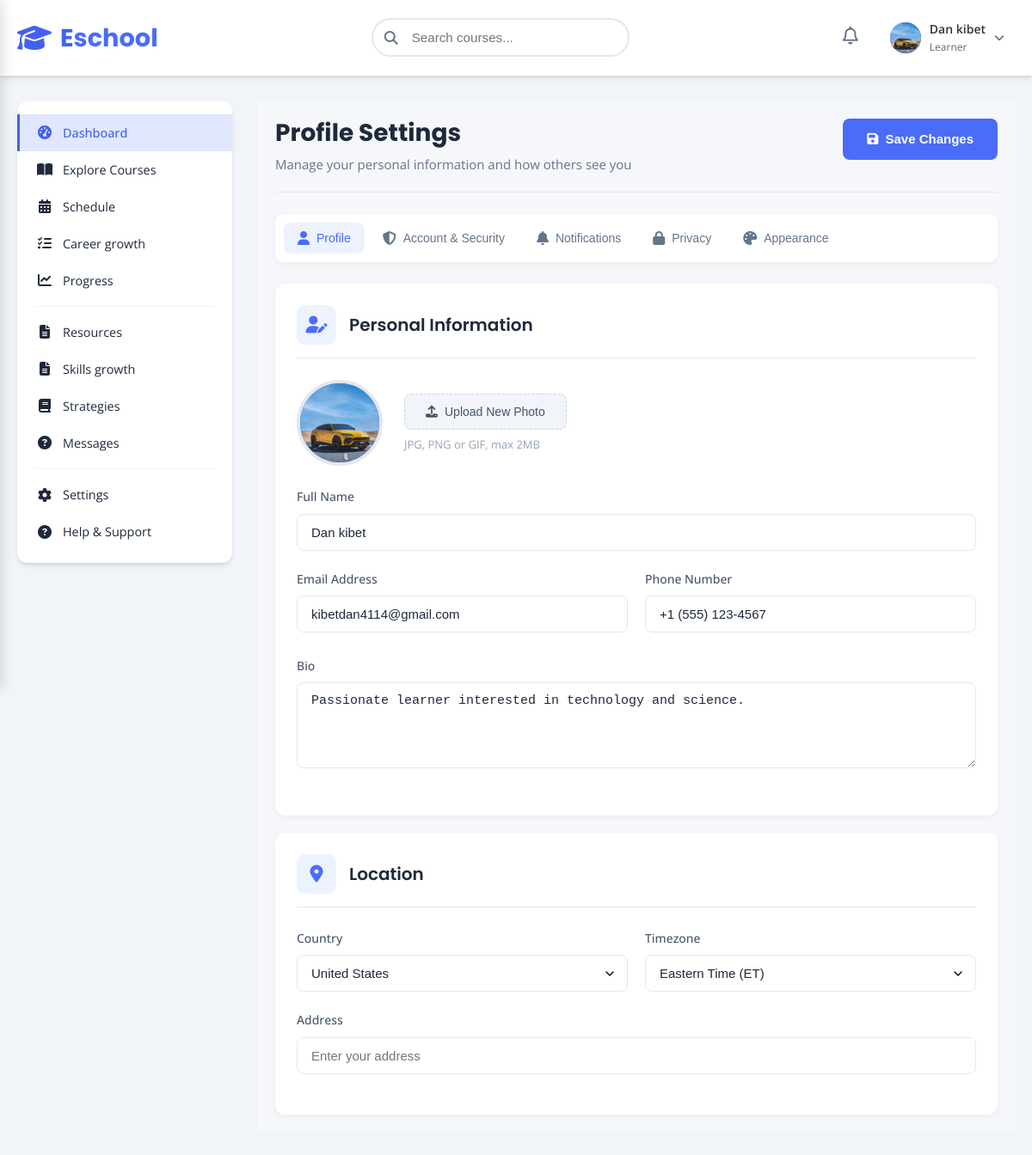
Page /settings (signed in) on the earlier database version.
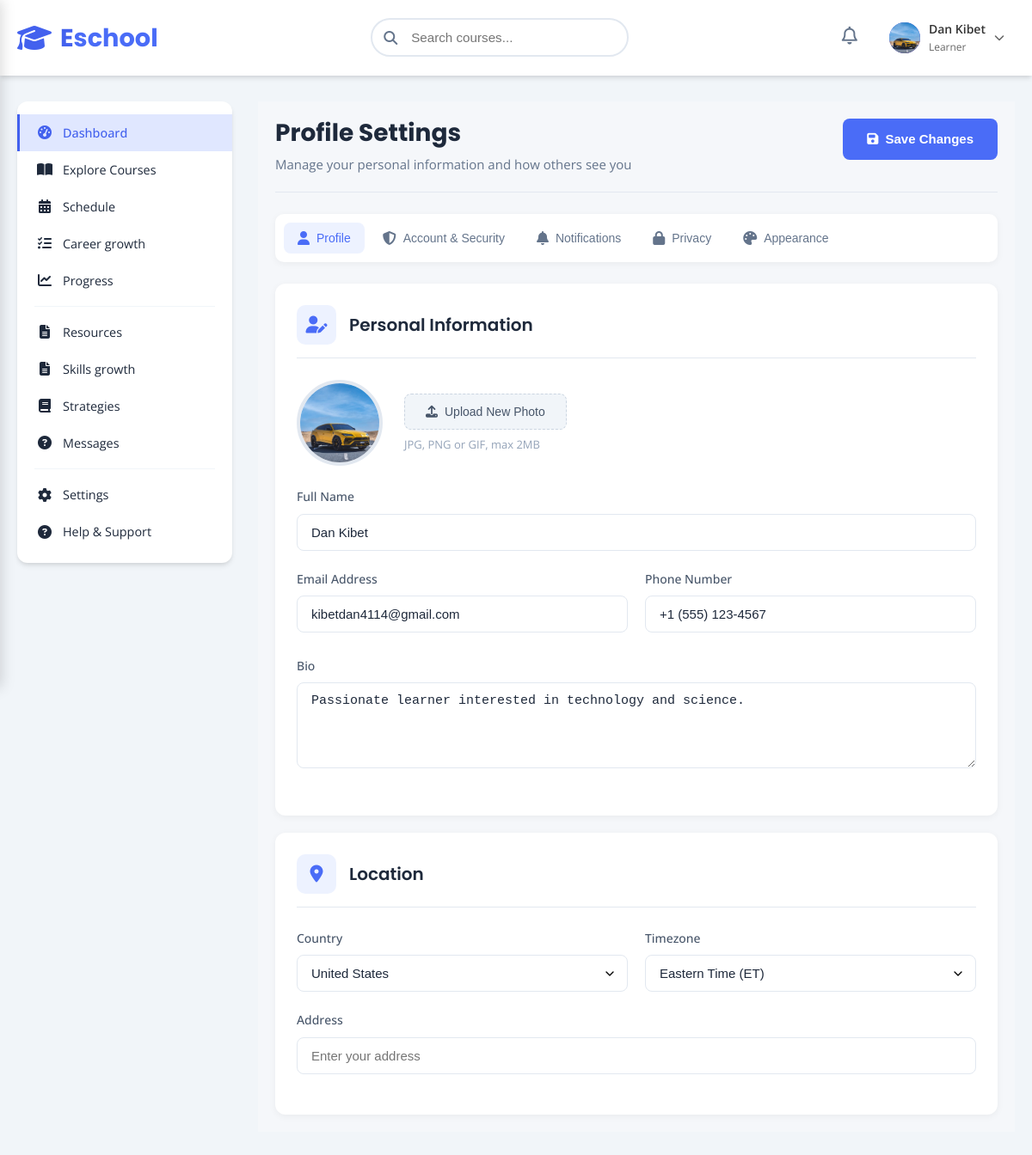
Same page on the later database version.
### tables this page shows
CREATE TABLE users (
            id INTEGER PRIMARY KEY AUTOINCREMENT,
            firstname TEXT NOT NULL,
            lastname TEXT NOT NULL,
            email TEXT UNIQUE NOT NULL,
            password TEXT NOT NULL,
            role TEXT DEFAULT 'user'
        , avatar_filename TEXT, bio TEXT, phone TEXT, country TEXT, timezone TEXT, address TEXT, preferences_json TEXT, session_version INTEGER DEFAULT 0, is_active INTEGER DEFAULT 1);

### backen.py (the view)
@app.route('/settings')
def settings():
    if 'user_id' not in session:
        return redirect(url_for('login'))
    return render_template('settings.html')

### backen.py (called while the page is built)
@app.context_processor
def inject_user():
    avatar_url = None
    if 'user_id' in session:
        conn = sqlite3.connect('users.db')
        cursor = conn.cursor()
        cursor.execute('SELECT avatar_filename FROM users WHERE id = ?', (session['user_id'],))
        row = cursor.fetchone()
        conn.close()
        if row and row[0]:
            avatar_url = f"/static/uploads/avatars/{session['user_id']}/{row[0]}"
    return dict(
        firstname=session.get('firstname'),
        lastname=session.get('lastname'),
        user_id=session.get('user_id'),
        role=session.get('role'),
        avatar_url=avatar_url,
        quote_text=session.get('quote_text'),
        quote_author=session.get('quote_author')
    )

### templates/settings.html (shortened to what the changed rows need)
{% extends "body.html" %}
{% block allcontent %}
<div class="settings-container">
    <div class="settings-header">
        <div class="settings-title">
            <h1 id="pageTitle">Profile Settings</h1>
        </div>
    </div>
    <div class="settings-grid">
        <section class="settings-section active" id="profile">
            <div class="settings-card">
                <div class="form-group" style="margin-top: 25px;">
                    <label for="fullName" class="form-label">Full Name</label>
                    <input type="text" id="fullName" class="form-control" value="{{ firstname }} {{ lastname }}">
                </div>
            </div>
        </section>
    </div>
</div>
{% endblock %}

### templates/body.html (shortened to what this page needs)
<!DOCTYPE html>
<html lang="en">
<head>
    <link rel="stylesheet" href="https://cdnjs.cloudflare.com/ajax/libs/font-awesome/6.4.0/css/all.min.css">
</head>
<body>
    <header class="dashboard-header">
        <div class="header-container">
            <a href="/dashboard" class="logo">
                <i class="fas fa-graduation-cap logo-icon"></i>
                <div class="logo-text">E<span>school</span></div>
            </a>
            <div class="search-wrapper">
                <div class="search-bar">
                    <i class="fas fa-search"></i>
                    <input type="text" id="globalSearchInput" placeholder="Search courses..." autocomplete="off">
                </div>
            </div>
            <div class="header-actions">
                <div class="notification-dropdown" id="notificationDropdown">
                    <button class="notification-btn" id="notificationBtn">
                        <i class="far fa-bell"></i>
                    </button>
                </div>
                <div class="user-profile-dropdown" id="userProfileDropdown">
                    <div class="user-profile-trigger" id="userProfileTrigger">
                        <div class="user-avatar" data-profile-avatar>
                            {% if avatar_url %}
                                <img src="{{ avatar_url }}" alt="Profile photo">
                            {% else %}
                                {{ firstname[0] }}{{ lastname[0] }}
                            {% endif %}
                        </div>
                        <div class="user-info">
                            <div class="user-name">{{ firstname }} {{ lastname }}</div>
                            <div class="user-role">Learner</div>
                        </div>
                        <i class="fas fa-chevron-down dropdown-arrow"></i>
                    </div>
                </div>
            </div>
        </div>
    </header>
    <div class="dashboard-layout">
        <nav class="sidebar" id="sidebar">
            <a href="/dashboard" class="nav-item active">
                <i class="fas fa-tachometer-alt"></i>
                <span>Dashboard</span>
            </a>
            <a href="/courses" class="nav-item">
                <i class="fas fa-book-open"></i>
                <span>Explore Courses</span>
            </a>
            <a href="/schedule" class="nav-item">
                <i class="fas fa-calendar-alt"></i>
                <span>Schedule</span>
            </a>
            <a href="/careerD" class="nav-item">
                <i class="fas fa-tasks"></i>
                <span>Career growth</span>
            </a>
            <a href="/progres" class="nav-item">
                <i class="fas fa-chart-line"></i>
                <span>Progress</span>
            </a>
            <div class="nav-divider"></div>
            <a href="/resourses" class="nav-item">
                <i class="fas fa-file-alt"></i>
                <span>Resources</span>
            </a>
            <a href="/skills" class="nav-item">
                <i class="fas fa-file-alt"></i>
                <span>Skills growth</span>
            </a>
            <a href="/strategies" class="nav-item">
                <i class="fas fa-book"></i>
                <span>Strategies</span>
            </a>
            <a href="/messages" class="nav-item">
                <i class="fas fa-question-circle"></i>
                <span>Messages</span>
            </a>
            <div class="nav-divider"></div>
            <a href="/settings" class="nav-item">
                <i class="fas fa-cog"></i>
                <span>Settings</span>
            </a>
            <a href="/support" class="nav-item">
                <i class="fas fa-question-circle"></i>
                <span>Help & Support</span>
            </a>
        </nav>
        <div class="dashboard-content-area">
            {% block allcontent %}
            {% endblock %}
        </div>
    </div>
</body>
</html>

Differences in the rows shown:
changed users "Dan": lastname "kibet" → "Kibet"
Other differences:
form field firstname: "Dan kibet" → "Dan Kibet"
